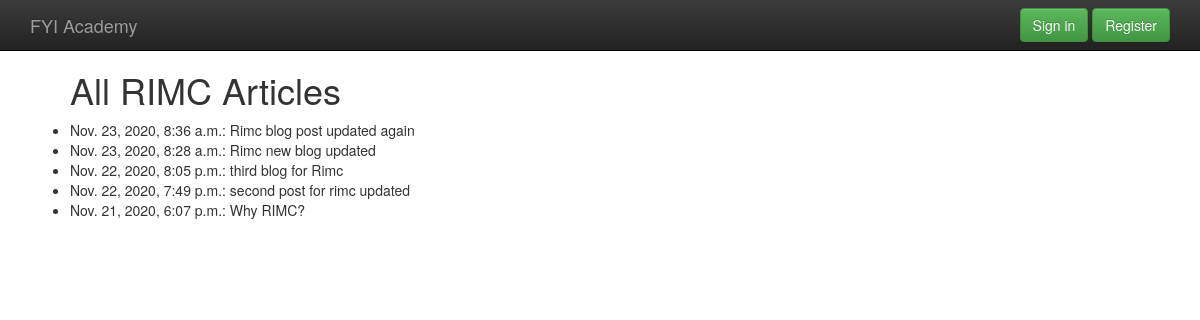
Page /archive_rimc/ on the committed database.
### blog/models.py (models this page shows, shortened)
class Post_rimc(models.Model):
	title = models.CharField(max_length=100)
	content = models.TextField()
	date_posted = models.DateTimeField(default=timezone.now)
	author = models.ForeignKey(User, on_delete=models.CASCADE)

### blog/templates/blog/post_rimc_archive.html (shortened to what this page needs)
{% extends "blog/base.html" %}
{% load crispy_forms_tags %}
{% block content %}
<div class="container">
<section>
	<ul>
		<h1>All  RIMC Articles </h1>
		{% for post in latest %}
			<li>{{ post.date_posted }}: {{ post.title }}</li>
		{% endfor %}
	</ul>
</section>
</div>
{% endblock %}

### blog/templates/blog/base.html (style rules this page uses)
body { padding-top: 50px; padding-bottom: 20px; }

### rows in the picture
Post_rimc: date_posted "Nov. 23, 2020, 8:36 a.m.", title "Rimc blog post updated again"
Post_rimc: date_posted "Nov. 23, 2020, 8:28 a.m.", title "Rimc new blog updated"
Post_rimc: date_posted "Nov. 22, 2020, 8:05 p.m.", title "third blog for Rimc"
Post_rimc: date_posted "Nov. 22, 2020, 7:49 p.m.", title "second post for rimc updated"
Post_rimc: date_posted "Nov. 21, 2020, 6:07 p.m.", title "Why RIMC?"
